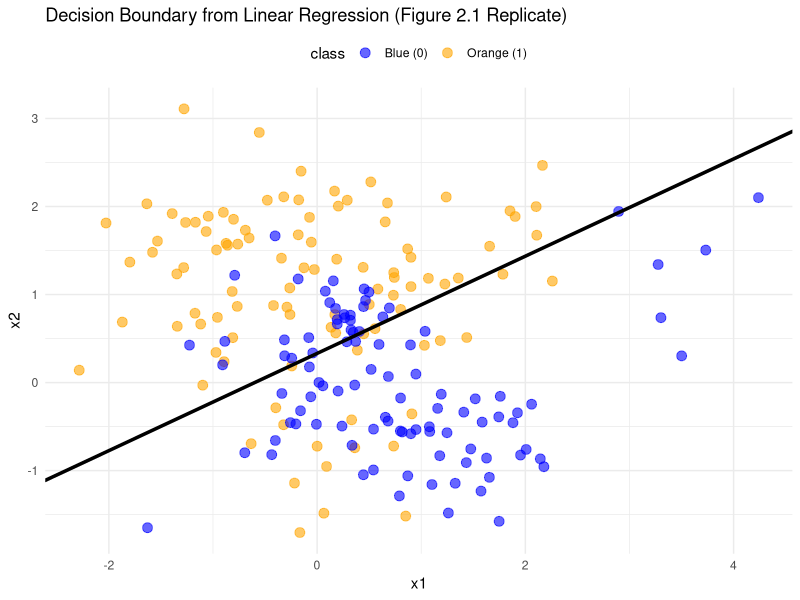
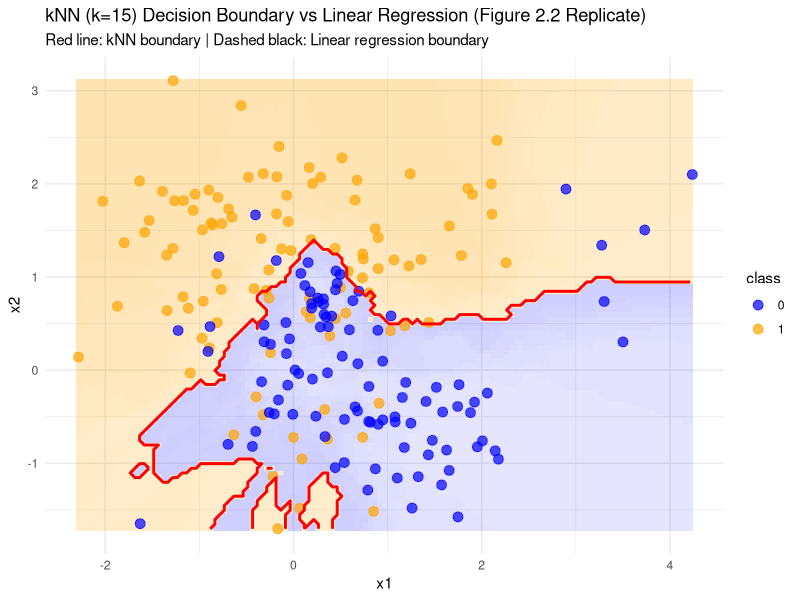
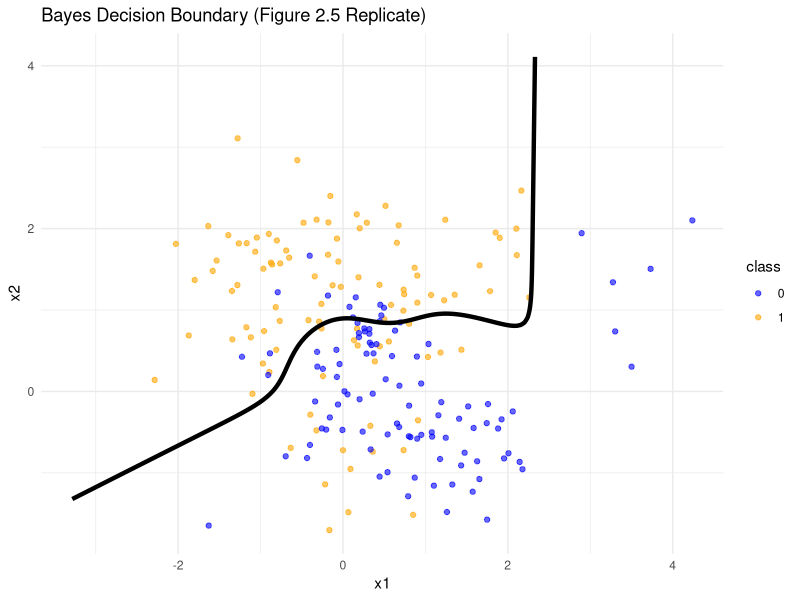

Write the R code that produced these figures, in order.
## ---- chunk 1
knitr::opts_chunk$set(echo = TRUE)
## ---- chunk 2
# uncomment if not installed already
# install.packages("MASS")
# install.packages("class")
# install.packages("ggplot2")
# install.packages("dplyr")
# install.packages("mvtnorm")
## ---- chunk 3
library(MASS)
library(class)
library(ggplot2)
library(dplyr)
library(mvtnorm)
set.seed(1)
## ---- chunk 4
blue_means <- mvrnorm(10, c(1,0), matrix(c(1,0,0,1), nrow=2))
orange_means <- mvrnorm(10, c(0,1), matrix(c(1,0,0,1), nrow=2))

blues <- matrix(NA, nrow = 100, ncol = 2)
oranges <- matrix(NA, nrow = 100, ncol = 2)

for (i in 1:100) {
  blues[i,] <- mvrnorm(1, mu = blue_means[sample(1:10,1), ], matrix(c(1/5,0,0,1/5), nrow=2))
  oranges[i,] <- mvrnorm(1, mu = orange_means[sample(1:10,1), ], matrix(c(1/5,0,0,1/5), nrow=2))
}

## ---- chunk 5
# Combine points to fit linear regression
combined_data <- data.frame(
  x1 = c(oranges[,1], blues[,1]),
  x2 = c(oranges[,2], blues[,2]),
  class = factor(rep(c(1, 0), each = 100))  # 0=blue, 1=orange
)

lin_model <- lm(as.numeric(as.character(class)) ~ x1 + x2, data = combined_data)

# Calculate decision boundary from 0.5 = B_0 + B_1x1 + B_2x2 => (0.5 - B_0)/B_2 - B_1x1/B_2 (essentailly solving for x2)
intercept <- (0.5 - coef(lin_model)[1]) / coef(lin_model)[3]
slope <- -coef(lin_model)[2] / coef(lin_model)[3]

# Plot points with decision boundary
ggplot(combined_data, aes(x = x1, y = x2, color = class)) +
  geom_point(size = 3, alpha = 0.6) +
  scale_color_manual(values = c("blue", "orange"), 
                     labels = c("Blue (0)", "Orange (1)")) +
  geom_abline(intercept = intercept, 
              slope = slope, 
              color = "black",
              linewidth = 1.2,
              linetype = "solid") +
  labs(title = "Decision Boundary from Linear Regression (Figure 2.1 Replicate)") +
  theme_minimal() +
  theme(legend.position = "top")
## ---- chunk 6

X <- combined_data[, c("x1", "x2")]
y <- combined_data$class

# Create grid for decision boundary visualization
grid_resolution <- 0.05
x1_range <- seq(min(combined_data$x1), max(combined_data$x1), by = grid_resolution)
x2_range <- seq(min(combined_data$x2), max(combined_data$x2), by = grid_resolution)
grid <- expand.grid(x1 = x1_range, x2 = x2_range)

# Fit kNN (k=15)
knn_pred <- knn(train = X, test = grid, cl = y, k = 15, prob = TRUE)

# Add predictions to grid
grid$class <- knn_pred
grid$prob <- attr(knn_pred, "prob")
grid$prob[grid$class == 0] <- 1 - grid$prob[grid$class == 0]  # Prob for class 0


ggplot() +
  # Grid
  geom_tile(data = grid, 
            aes(x = x1, y = x2, fill = class, alpha = prob),
            show.legend = FALSE) +
  scale_fill_manual(values = c("blue", "orange")) +
  scale_alpha_continuous(range = c(0.1, 0.3)) +
  
  # Original Blue and Orange points
  geom_point(data = combined_data, 
             aes(x = x1, y = x2, color = class),
             size = 3, alpha = 0.7) +
  scale_color_manual(values = c("blue", "orange")) +
  
  # kNN boundary (where prob = 0.5)
  geom_contour(data = grid, 
               aes(x = x1, y = x2, z = as.numeric(class)),
               bins = 1, color = "red", linewidth = 1) +
  
  labs(title = "kNN (k=15) Decision Boundary vs Linear Regression (Figure 2.2 Replicate)",
       subtitle = "Red line: kNN boundary | Dashed black: Linear regression boundary",
       x = "x1", y = "x2") +
  theme_minimal()
## ---- chunk 7
# Mixture Densities
p_blue <- function(x) {
  mean(apply(blue_means, 1, function(mu) {
    dmvnorm(x, mean = mu, sigma = matrix(c(1/5, 0, 0, 1/5), nrow = 2))
  }))
}

p_orange <- function(x) {
  mean(apply(orange_means, 1, function(mu) {
    dmvnorm(x, mean = mu, sigma = matrix(c(1/5, 0, 0, 1/5), nrow = 2))
  }))
}

# Create grid
grid <- expand.grid(
  x1 = seq(min(c(blues[,1], oranges[,1])) - 1, 
           max(c(blues[,1], oranges[,1])) + 1, 
           length.out = 200),
  x2 = seq(min(c(blues[,2], oranges[,2])) - 1, 
           max(c(blues[,2], oranges[,2])) + 1, 
           length.out = 200)
)

# Calculate Bayes probabilities
grid$bayes_prob <- apply(grid, 1, function(x) {
  px0 <- p_blue(x)
  px1 <- p_orange(x)
  px1 / (px0 + px1)  # P(Y=1|X=x)
})

# Extract 0.5 probability contour
bayes_boundary <- contourLines(
  x = unique(grid$x1),
  y = unique(grid$x2),
  z = matrix(grid$bayes_prob, nrow = length(unique(grid$x1))),
  levels = 0.5
)

# Convert to plottable format
boundary_df <- data.frame(
  x1 = bayes_boundary[[1]]$x,
  x2 = bayes_boundary[[1]]$y
)

# Plot with Bayes boundary
ggplot() +
  geom_point(data = combined_data, aes(x1, x2, color = class), alpha = 0.6) +
  geom_path(data = boundary_df, aes(x1, x2), 
            color = "black", linewidth = 1.5) +
  scale_color_manual(values = c("blue", "orange")) +
  labs(title = "Bayes Decision Boundary (Figure 2.5 Replicate)") +
  theme_minimal()
